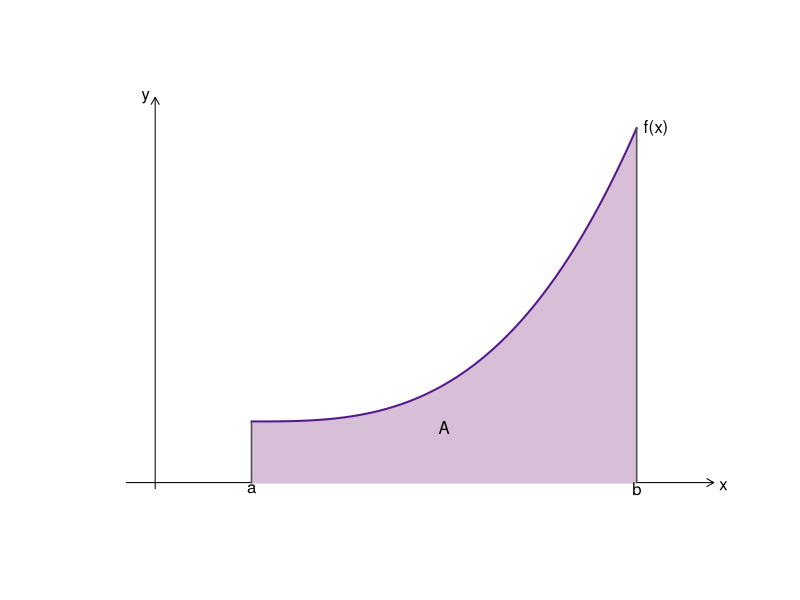
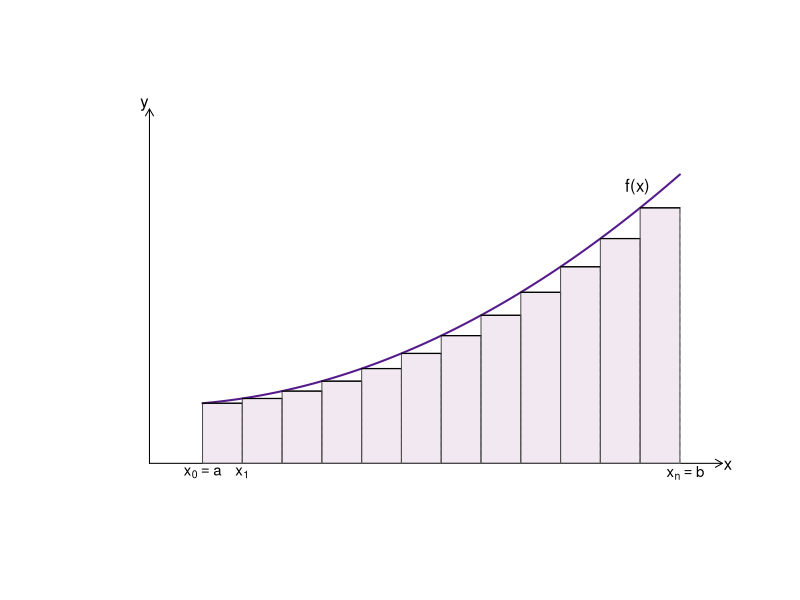

Here is the R script that generated these plots, in order:
## ---- chunk 1
knitr::opts_chunk$set(echo = TRUE, warning = FALSE, message = FALSE, fig.align = "center")
suppressPackageStartupMessages(library(tidyverse))
## ---- chunk 2
tibble(
  Função = c("$f(x)=c$ (constante)", "$f(x)=x^n$", "$f(x)=e^x$", "$f(x)=\\ln(x)$",
             "$f(x)=c\\cdot g(x)$", "$f(x)=g(x)+h(x)$", "$f(x)=g(x)\\,h(x)$", "$f(x)=g(h(x))$ (cadeia)"),
  Derivada = c("$f'(x)=0$", "$f'(x)=nx^{n-1}$", "$f'(x)=e^x$", "$f'(x)=1/x$",
               "$f'(x)=c\\cdot g'(x)$", "$f'(x)=g'(x)+h'(x)$", "$f'(x)=g'(x)h(x)+g(x)h'(x)$", "$f'(x)=g'(h(x))\\,h'(x)$"),
  Exemplo = c("$f(x)=3 \\Rightarrow f'(x)=0$", "$f(x)=2x^5 \\Rightarrow f'(x)=10x^4$", "$f(x)=e^{2x} \\Rightarrow f'(x)=2e^{2x}$",
              "$f(x)=\\ln(2x) \\Rightarrow f'(x)=1/x$", "$f(x)=5e^x \\Rightarrow f'(x)=5e^x$",
              "$f(x)=e^{2x}+x^2 \\Rightarrow f'(x)=2e^{2x}+2x$", "$f(x)=x^2\\ln x \\Rightarrow f'(x)=2x\\ln x + x$",
              "$f(x)=e^{-x^2} \\Rightarrow f'(x)=-2x\\,e^{-x^2}$")
) |> knitr::kable(caption = "Regras de derivação usadas neste curso")
## ---- chunk 3
f <- function(x) 0.15*(x-1)^3 + 2
a <- 1; b <- 5
x <- seq(a, b, length = 500)
y <- f(x)
ylim <- c(0, max(y) + 1)

plot(0, 0, type = "n", xlim = c(-0.5, 6), ylim = ylim, xlab = "", ylab = "", axes = FALSE)
arrows(-0.3, 0, 5.8, 0, length = 0.08)
arrows(0, -0.2, 0, ylim[2], length = 0.08)
polygon(c(a, x, b), c(0, y, 0), col = "#d8bfd8", border = NA)
lines(x, y, col = "purple4", lwd = 2)
segments(a, 0, a, f(a), lwd = 1.5, col = "gray30")
segments(b, 0, b, f(b), lwd = 1.5, col = "gray30")
text(a, -0.2, "a"); text(b, -0.2, "b")
text(b + 0.2, f(b), "f(x)")
text(5.9, -0.1, "x"); text(-0.1, ylim[2], "y")
text((a+b)/2, 1.8, "A")
## ---- chunk 4
f <- function(x) 0.06*x^2 + 1.5
a <- 1; b <- 10; n <- 12
x <- seq(a, b, length.out = n + 1)
h <- f(x[-(n+1)])
xc <- seq(a, b, length = 500)
yc <- f(xc)

plot(0, 0, type = "n", xlim = c(-0.8, 11), ylim = c(-0.5, max(yc) + 2),
     xlab = "", ylab = "", axes = FALSE)
arrows(0, 0, 10.8, 0, length = 0.08)
arrows(0, 0, 0, max(yc) + 1.7, length = 0.08)
lines(xc, yc, col = "purple4", lwd = 2)
for (i in 1:n) {
  rect(x[i], 0, x[i+1], h[i], border = "gray30", col = rgb(0.85, 0.75, 0.85, 0.35))
  segments(x[i+1], 0, x[i+1], h[i], lty = 2, col = "gray50")
  segments(x[i], h[i], x[i+1], h[i], lwd = 1.2)
}
text(a, -0.25, expression(x[0] == a), cex = 0.9)
text(x[2], -0.25, expression(x[1]), cex = 0.9)
text(b + 0.1, -0.25, expression(x[n] == b), cex = 0.9)
text(10.9, -0.05, "x"); text(-0.1, max(yc) + 1.8, "y")
text(9.2, f(9.2) + 0.6, "f(x)")
## ---- chunk 5
tibble(
  Função = c("$f(x)=c$", "$f(x)=x^n$ ($n\\ne -1$)", "$f(x)=1/x$", "$f(x)=e^{\\lambda x}$", "$f(x)=e^{-x}$"),
  Primitiva = c("$F(x)=cx$", "$F(x)=\\dfrac{x^{n+1}}{n+1}$", "$F(x)=\\ln(x)$, $x>0$", "$F(x)=\\dfrac{1}{\\lambda}e^{\\lambda x}$", "$F(x)=-e^{-x}$")
) |> knitr::kable(caption = "Primitivas usadas nos modelos do Capítulo 4")
## ---- chunk 6
# integral de f(x) = x^2 entre 0 e 2, pelo Teorema Fundamental
F <- function(x) x^3 / 3
F(2) - F(0)

# conferindo numericamente
integrate(function(x) x^2, lower = 0, upper = 2)
## ---- chunk 7
D(quote(2 * x^2 + 3 * x^3), "x")
c(a = integrate(function(x) 2 * x^3, 1, 2)$value,
  b = integrate(function(x) 1 / x, 5, 8)$value,
  c = integrate(function(x) 2 + exp(-x), -1, 2)$value,
  d = integrate(function(x) 3 * x^2, 0, 1)$value)
